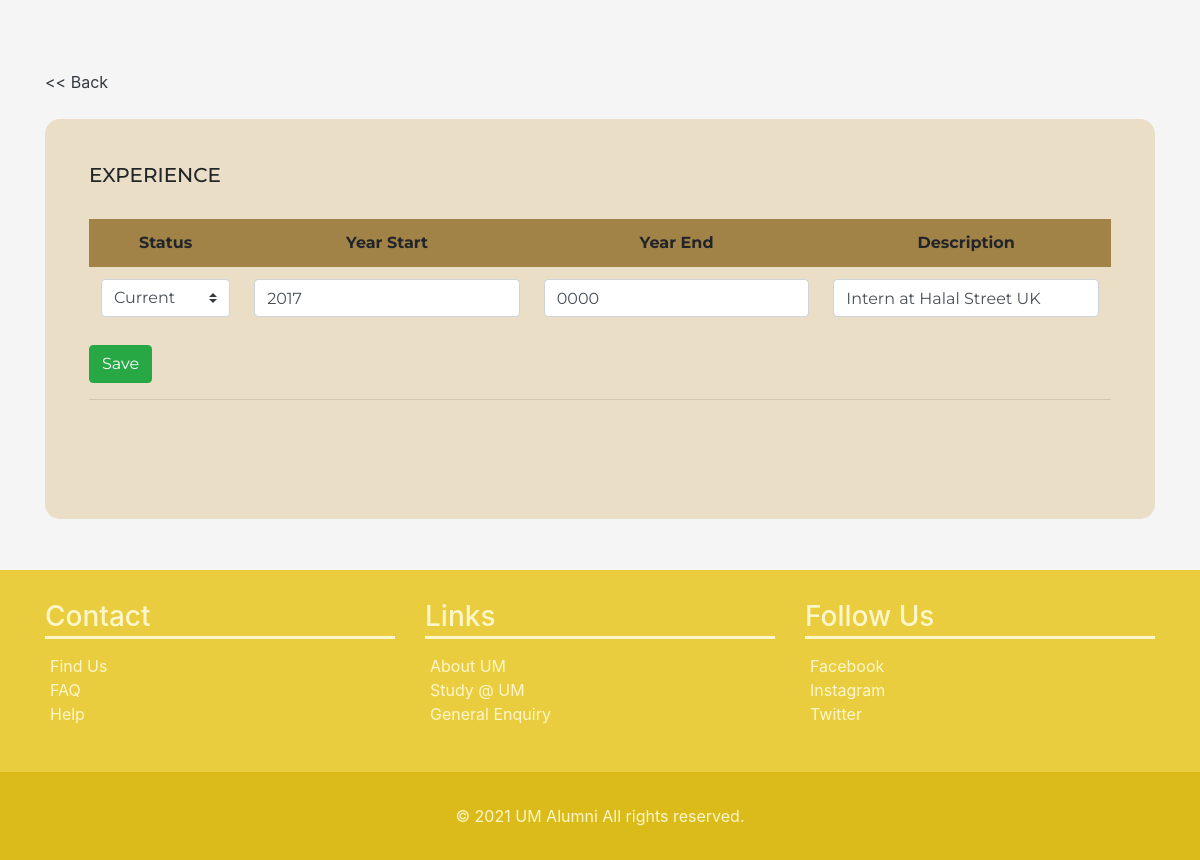
Screenshot of /edit_exps.php?id=1 with the database file from the repository.
### tables this page shows
CREATE TABLE `exps` (
  `id` int(10) UNSIGNED NOT NULL,
  `title` varchar(100) DEFAULT NULL,
  `statuses` varchar(100) DEFAULT NULL,
  `year_start` year(4) DEFAULT NULL,
  `year_end` year(4) DEFAULT NULL,
  `user_id` int(10) UNSIGNED NOT NULL
);

### edit_exps.php (the view, shortened to what this page needs)
<?php
include_once("include/config.php");
$id = $_GET['id'] ? intval($_GET['id']) : 0;
$experience = $conn->prepare("SELECT title, statuses, year_start, year_end, id FROM exps WHERE id='$id'");
$experience->execute();
$row = $experience->fetch(PDO::FETCH_ASSOC);
?>
<!DOCTYPE HTML>
<head>
    <link rel="stylesheet" href="styles/manageAccount.css">
    <link rel="stylesheet" href="styles/style.css">
    <link rel="stylesheet" href="https://cdn.jsdelivr.net/npm/bootstrap@4.6.0/dist/css/bootstrap.min.css"
>
    <link rel="stylesheet" href="https://cdnjs.cloudflare.com/ajax/libs/twitter-bootstrap/4.1.3/css/bootstrap.min.css">
    <link rel="stylesheet" href="https://cdnjs.cloudflare.com/ajax/libs/ionicons/2.0.1/css/ionicons.min.css">
</head>
<body>
    <main class="flex-shrink-0">
        <div class="container">
            <div class="row gutters">
                <div class="col-sm">
                    <a href="profile.php" class="mb-3 text-dark"><< Back</a>
                    <div class="card-box">
                                <div class="card-body">
                                    <h5>EXPERIENCE</h5><br>
                                    <div class="table-responsive">
                                        <form  action="process_edit_exps.php" method="POST">
                                            <table id="data_table1" class="table table-borderless mb-0">
                                                <thead class="table-head">
                                                    <tr class="center">
                                                        <th>Status</th>
                                                        <th>Year Start</th>
                                                        <th>Year End</th>
                                                        <th>Description</th>
                                                    </tr>
                                                </thead>
                                                <tbody>
                                                    <tr class="table-row">
                                                    <div class="form-row">
                                                        <td class="form-group">
                                                            <div class="input-group mb-3">
                                                                <select id="status" name="statuses"  class="custom-select">
                                                                    <?php if($row['statuses'] == "current"){ ?>
                                                                        <option value="current" selected>Current</option>
                                                                    <?php } else{ ?>
                                                                        <option value="current">Current</option>
                                                                        <option value="past" selected>Past</option>
                                                                    <?php } ?>
                                                                </select>
                                                            </div>
                                                        </td>
                                                        <td><input type="text" class="form-control" id="year_start" name="year_start" placeholder="Year Start" value="<?php echo $row['year_start'] ?>"></td>
                                                        <td><input type="text" class="form-control" id="year_end" name="year_end" placeholder="Year End" value="<?php echo $row['year_end'] ?>"></td>
                                                        <td><input type="text" class="form-control" id="title" name="title" placeholder="Description" value="<?php echo $row['title'] ?>"></td>
                                                    </tr>
                                                </tbody>
                                            </table>
                                            <button type="submit" class="btn btn-success">Save</button>
                                        </form>
                                    </div>
                                    <hr>
                                </div>
                            </div>
                    </div>
                </div>
        </div>
    </main>
    <?php include_once("footer.php") ?>
</body>
</html>

### styles/manageAccount.css (style rules this page uses)
body { font-family: 'Poppins', 'Montserrat', sans-serif; }
main { background-color: var(--bg-color); padding-bottom: 100px; padding-top: 70px; }
.center { text-align:center; }
.card-box { height: 100%; font-family:'Montserrat', sans-serif; background-color: var(--section-bg-color); border: 0px; padding: 1.5rem; margin-top: 25px; margin-bottom: 10px; border-radius: 15px; }
.table-head { background-color: var(--heading-text-color); }

### styles/style.css (style rules this page uses)
html, body { height: 100%; background: var(--bg-color); }

### rows the page displays
exps: statuses "Current", year_start "2017", year_end "0000", title "Intern at Halal Street UK"
